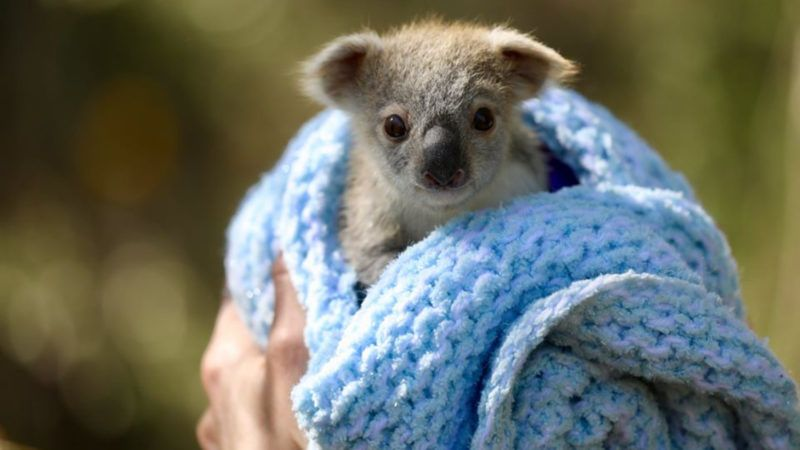
#> input picture Python/Moje/ASCII_2/koala.jpeg, 800 x 450 px
$ python main.py
#> lines starting #> are read from the running program, lines starting #| are printed output that depends on the picture
from PIL import Image
from numpy import asarray
import cv2
user_screen_width = 100

def Image_To_Array(path):
#> called with path = 'koala.jpeg'
    image = Image.open(path).convert("L")
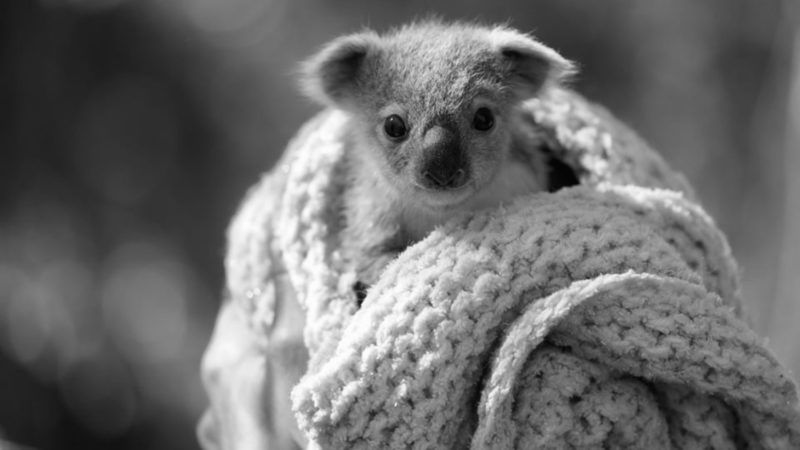
#> image: PIL image 800x450 L; min 1, max 255, mean 107.6
    scale = image.width//user_screen_width
#> scale = 8
    image = image.resize((round(image.width*1.75)//scale, (image.height//scale)))
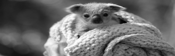
#> image: PIL image 175x56 L; min 3, max 253, mean 107.6
    return asarray(image)

def Image_To_ASCII(path):
    image_pixel_array = Image_To_Array(path)
    ascii_chars = ['$', '@', 'B', '%', '8', '&', 'W', 'M', '#', '*', 'o', 'a', 'h', 'k', 'b', 'd', 'p', 'q', 'w', 'm', 'Z', 'O', '0', 'Q', 'L', 'C', 'J', 'U', 'Y', 'X', 'z', 'c', 'v', 'u', 'n', 'x', 'r', 'j', 'f', 't', '/', '\\', '|', '(', ')', '1', '{', '}', '[', ']', '?', '-', '_', '+', '~', '<', '>', 'i', '!', 'l', 'I', ';', ':', ',', '"', '^', '`', '.', ' ']
    ASCII_image = [[ascii_chars[(pixel//4)] for pixel in row] for row in image_pixel_array]
#> ASCII_image = 56 items
    return ASCII_image

def Printout_ASCII_Image(ASCII_image):
    for row in ASCII_image:
        print("".join(row))
#> this loop made 56 passes
#| WWWMMMM#*oahaahhkkkbbbbbbbkkbbdpqwZO0QLCJUXzzzzzzzzzXXzzzzzXYYUJCCLLQQ0OZZmmmmmmwwwwwqqqqqwwwqwwwwwwwwwwwwqqqqqppppddddddppqqqwwwmmmmmZZO0QLCCJJJJJJCCLLQQ0OOZZmmmwmmZZZZZZ0LLC
#| WWMMMMM##***oo**oooooooooooaahkbdqwmZO0QCJYYXXXXXXXXXXzzzXYYYYUCCCCLLLQ00OOOZZZZmmmmwwwwwwwmwZOZmwwqqwwwwwqqqppqpppddbbbdddpppppqqwwwwmZO0QLCCJJJJJJCCLLLQQ0OZZmmwwwmmZZZZZ0LCC
#| WWMMM#####*******########***oahhbdppqmZO0QCUUUYYYXXXXXXXYYYXYUJJCCCCCCLLLQQ00OOOOZZmmmmmOOJLUXvXU0OLCQ000ZmwmmZmpppdbbbbbbbbddddppqqqqwmZO0QQLLCCCCCCLLLLQQ0OZZmmwwwmmZZZZO0LLC
#| WWMM######******######MM##****oahkbbppqwmZOQLJJUUYYYYYYYYYXXYUUJJCCCJJCCCLLQQLLYXJ0OOJYztt|\))1)|/\)(\|/\/jr))tuzOppddbbbkbbbbbbdppppqqwmZO0QQQLLCCCCLLLQQ0OZmmwwwwwwmmmmZO0QLJ
#| WWMM####*******####MMMMM###***ooaahkbddpqwmZO0QLLCJJJUYYYYYYYYUJJJJJJJJJUznjt(())1tnjt)]?]?_-???-+~??[}?_+<!IIIli-{tUqkhkkkkkkkkbbbddpqwwmZO00QLLLCCCCLLQ0OOZmwqqqqqqwwmmZO00CY
#| WWM#####*******####MMMMMM###***ooaahkbbddpqwmZO0QLCCJUUYYYYYYUUUUUJJUYzr|1\rnxrxx/({{}1[[][{]-?-+~-))1)(){}-~[(\\)}]]{jCphhhhhhhhkkkbdppqwmZO0QLLCCCJCCLLQ0ZmwqppdddpppqqmZO0CX
#| WMM###*******######MMMMMMM##***oooaahhkkbddpqwmZO0QQLCCJUUUUUUUYUUUYcr)[(nCmbaakQUUzfrt(()(}]?---]1\\)\|\xvxnLoM#hqmCu|?-t0haahhhhhkkbdppqwZO0QQLLCJJJCCLQ0OmqpddbbbbbbdpwmO0Jz
#| MMM##********######MMMMM#####****oooaahhkbbdpqqmZO00QLLCJJUUUUYYXcxt)}(nLwk#&%&hwmZJcx/(\)({{{{[{|ft\junXC0ZOmko#&M#oab0u({fXmbhaahhkkbdppqmZO0QLLCCJJCCCQ0ZwppdddbbbbbbpwmZOJc
#> (further printed lines are left out)

Printout_ASCII_Image(Image_To_ASCII("koala.jpeg"))
